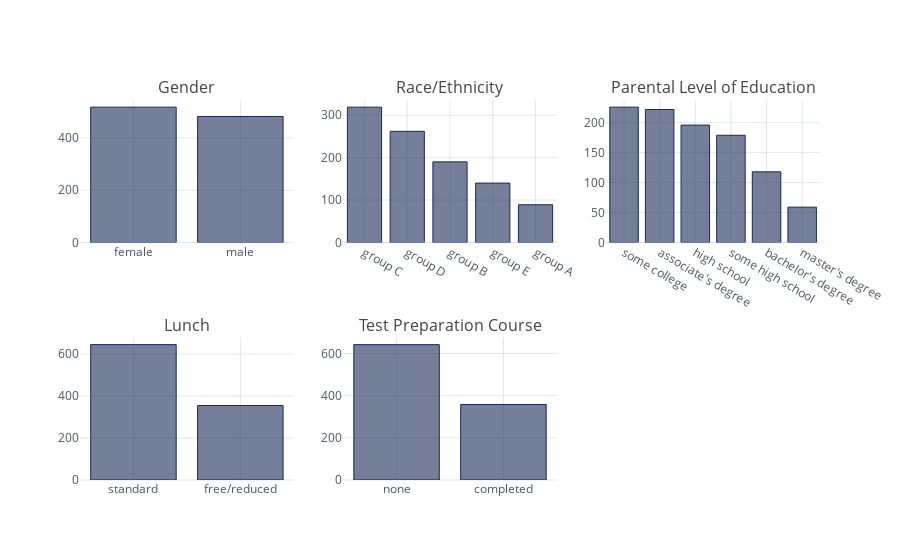

The notebook cell this image was saved under:
### Code cell
fig = cf.subplots([df['gender'].value_counts().figure(kind='bar', color='#192a56'),
                   df['race/ethnicity'].value_counts().figure(kind='bar', color='#192a56'),
                   df['parental level of education'].value_counts().figure(kind='bar', color='#192a56'),
                   df['lunch'].value_counts().figure(kind='bar', color='#192a56'),
                   df['test preparation course'].value_counts().figure(kind='bar', color='#192a56'),],
                   shape=(2,3),
                   subplot_titles=['Gender','Race/Ethnicity','Parental Level of Education','Lunch','Test Preparation Course'])
cf.iplot(fig,legend=False)

### Figure 1 — Plotly figure (JSON) as saved in the notebook; plotly's stock layout.template omitted (floating-point values rounded to 4 significant figures)
{"data": [{"marker": {"color": "rgba(25, 42, 86, 0.6)", "line": {"color": "rgba(25, 42, 86, 1.0)", "width": 1}}, "name": "gender", "orientation": "v", "text": "", "type": "bar", "uid": "16bee81b-2109-46a5-b750-c2213a3bbd1d", "x": ["female", "male"], "xaxis": "x", "y": [518, 482], "yaxis": "y"}, {"marker": {"color": "rgba(25, 42, 86, 0.6)", "line": {"color": "rgba(25, 42, 86, 1.0)", "width": 1}}, "name": "race/ethnicity", "orientation": "v", "text": "", "type": "bar", "uid": "9bf9e366-1065-4abd-bd84-ff91ccf972e4", "x": ["group C", "group D", "group B", "group E", "group A"], "xaxis": "x2", "y": [319, 262, 190, 140, 89], "yaxis": "y2"}, {"marker": {"color": "rgba(25, 42, 86, 0.6)", "line": {"color": "rgba(25, 42, 86, 1.0)", "width": 1}}, "name": "parental level of education", "orientation": "v", "text": "", "type": "bar", "uid": "a8759927-92af-4978-8063-a25473b03577", "x": ["some college", "associate's degree", "high school", "some high school", "bachelor's degree", "master's degree"], "xaxis": "x3", "y": [226, 222, 196, 179, 118, 59], "yaxis": "y3"}, {"marker": {"color": "rgba(25, 42, 86, 0.6)", "line": {"color": "rgba(25, 42, 86, 1.0)", "width": 1}}, "name": "lunch", "orientation": "v", "text": "", "type": "bar", "uid": "4700e335-e05e-4c58-8774-11142d4c7108", "x": ["standard", "free/reduced"], "xaxis": "x4", "y": [645, 355], "yaxis": "y4"}, {"marker": {"color": "rgba(25, 42, 86, 0.6)", "line": {"color": "rgba(25, 42, 86, 1.0)", "width": 1}}, "name": "test preparation course", "orientation": "v", "text": "", "type": "bar", "uid": "f24c748c-8acc-4a04-8bfc-9c671eee8ea8", "x": ["none", "completed"], "xaxis": "x5", "y": [642, 358], "yaxis": "y5"}], "layout": {"annotations": [{"font": {"size": 16}, "showarrow": false, "text": "Gender", "x": 0.1444, "xanchor": "center", "xref": "paper", "y": 1, "yanchor": "bottom", "yref": "paper"}, {"font": {"size": 16}, "showarrow": false, "text": "Race/Ethnicity", "x": 0.5, "xanchor": "center", "xref": "paper", "y": 1, "yanchor": "bottom", "yref": "paper"}, {"font": {"size": 16}, "showarrow": false, "text": "Parental Level of Education", "x": 0.8556, "xanchor": "center", "xref": "paper", "y": 1, "yanchor": "bottom", "yref": "paper"}, {"font": {"size": 16}, "showarrow": false, "text": "Lunch", "x": 0.1444, "xanchor": "center", "xref": "paper", "y": 0.375, "yanchor": "bottom", "yref": "paper"}, {"font": {"size": 16}, "showarrow": false, "text": "Test Preparation Course", "x": 0.5, "xanchor": "center", "xref": "paper", "y": 0.375, "yanchor": "bottom", "yref": "paper"}], "legend": {"bgcolor": "#FFFFFF", "font": {"color": "#4D5663"}}, "paper_bgcolor": "#FFFFFF", "plot_bgcolor": "#FFFFFF", "showlegend": false, "title": {"font": {"color": "#4D5663"}}, "xaxis": {"anchor": "y", "domain": [0, 0.2889], "gridcolor": "#E1E5ED", "showgrid": true, "tickfont": {"color": "#4D5663"}, "title": {"font": {"color": "#4D5663"}, "text": ""}, "zerolinecolor": "#E1E5ED"}, "xaxis2": {"anchor": "y2", "domain": [0.3556, 0.6444], "gridcolor": "#E1E5ED", "showgrid": true, "tickfont": {"color": "#4D5663"}, "title": {"font": {"color": "#4D5663"}, "text": ""}, "zerolinecolor": "#E1E5ED"}, "xaxis3": {"anchor": "y3", "domain": [0.7111, 1], "gridcolor": "#E1E5ED", "showgrid": true, "tickfont": {"color": "#4D5663"}, "title": {"font": {"color": "#4D5663"}, "text": ""}, "zerolinecolor": "#E1E5ED"}, "xaxis4": {"anchor": "y4", "domain": [0, 0.2889], "gridcolor": "#E1E5ED", "showgrid": true, "tickfont": {"color": "#4D5663"}, "title": {"font": {"color": "#4D5663"}, "text": ""}, "zerolinecolor": "#E1E5ED"}, "xaxis5": {"anchor": "y5", "domain": [0.3556, 0.6444], "gridcolor": "#E1E5ED", "showgrid": true, "tickfont": {"color": "#4D5663"}, "title": {"font": {"color": "#4D5663"}, "text": ""}, "zerolinecolor": "#E1E5ED"}, "yaxis": {"anchor": "x", "domain": [0.625, 1], "gridcolor": "#E1E5ED", "showgrid": true, "tickfont": {"color": "#4D5663"}, "title": {"font": {"color": "#4D5663"}, "text": ""}, "zerolinecolor": "#E1E5ED"}, "yaxis2": {"anchor": "x2", "domain": [0.625, 1], "gridcolor": "#E1E5ED", "showgrid": true, "tickfont": {"color": "#4D5663"}, "title": {"font": {"color": "#4D5663"}, "text": ""}, "zerolinecolor": "#E1E5ED"}, "yaxis3": {"anchor": "x3", "domain": [0.625, 1], "gridcolor": "#E1E5ED", "showgrid": true, "tickfont": {"color": "#4D5663"}, "title": {"font": {"color": "#4D5663"}, "text": ""}, "zerolinecolor": "#E1E5ED"}, "yaxis4": {"anchor": "x4", "domain": [0, 0.375], "gridcolor": "#E1E5ED", "showgrid": true, "tickfont": {"color": "#4D5663"}, "title": {"font": {"color": "#4D5663"}, "text": ""}, "zerolinecolor": "#E1E5ED"}, "yaxis5": {"anchor": "x5", "domain": [0, 0.375], "gridcolor": "#E1E5ED", "showgrid": true, "tickfont": {"color": "#4D5663"}, "title": {"font": {"color": "#4D5663"}, "text": ""}, "zerolinecolor": "#E1E5ED"}}}
